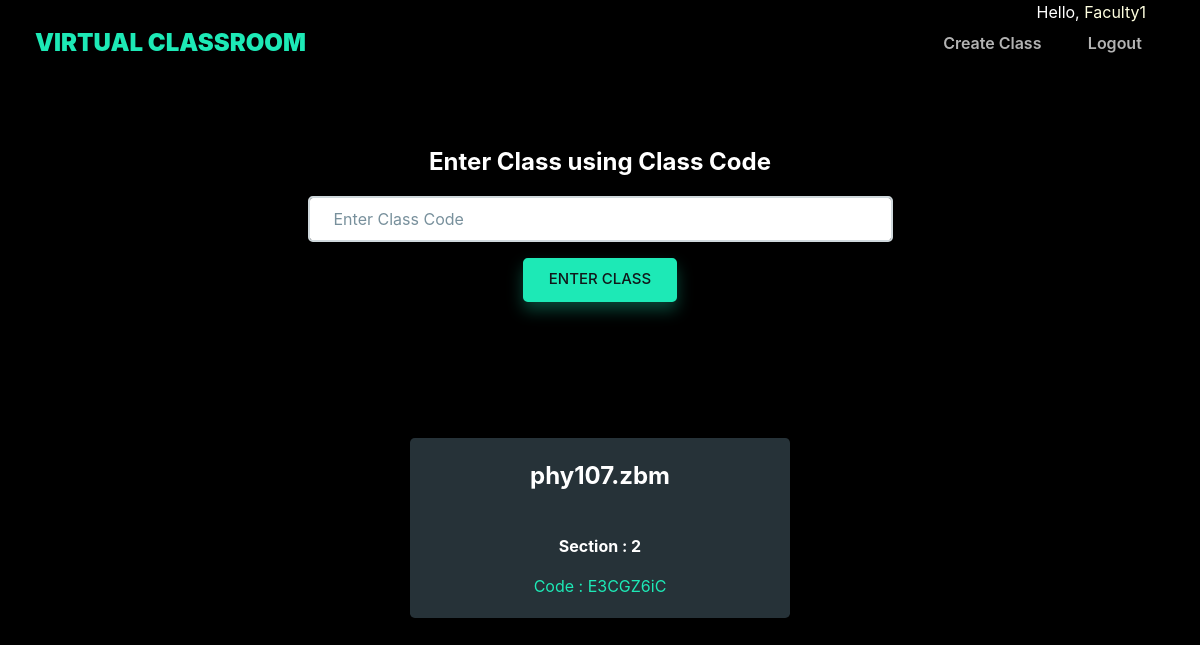
Page /faculty_home.php (signed in) on the committed database.
### tables this page shows
CREATE TABLE `class` (
  `id` int(100) NOT NULL,
  `name` varchar(30) NOT NULL,
  `section` int(5) NOT NULL,
  `subject` varchar(20) DEFAULT NULL,
  `fid` varchar(25) NOT NULL,
  `class_code` varchar(20) DEFAULT NULL,
  `sid` varchar(30) DEFAULT NULL
);

### faculty_home.php (the view, shortened to what this page needs)
<?php
if (!(isset($_SESSION['username'])) && $_SESSION["key"] = '54585c506829293a2d4c3b68543b316e2e7a2d277858545a36362e5f39') {
    session_destroy();
    header("location:landingpage.php");
} else {
    $name     = $_SESSION['name'];
    $facultyLoggedIn = $_SESSION['username'];
    echo '<span class="pull-right top title1" ><span style="color:white"><span class="glyphicon glyphicon-user" aria-hidden="true"></span>&nbsp;&nbsp;&nbsp;&nbsp;Hello,</span> <span class="log log1" style="color:lightyellow">' . $name . '&nbsp;&nbsp;&nbsp;&nbsp;&nbsp;&nbsp;&nbsp;&nbsp;&nbsp;&nbsp;&nbsp;&nbsp;</span></button></a></span>';
}
?>
<!doctype html>
<html lang="en">
<head>
    <link href="https://rsms.me/inter/inter-ui.css" rel="stylesheet">
    <link rel="stylesheet" href="https://cdnjs.cloudflare.com/ajax/libs/font-awesome/4.7.0/css/font-awesome.min.css">
    <link rel="stylesheet" href="https://cdnjs.cloudflare.com/ajax/libs/slick-carousel/1.8.1/slick.min.css">
    <link rel="stylesheet" href="https://cdnjs.cloudflare.com/ajax/libs/slick-carousel/1.8.1/slick-theme.min.css">
    <link rel="stylesheet" href="css2/default.css" id="theme-color">
</head>
<body>
<section class="smart-scroll">
    <div class="container-fluid">
        <nav class="navbar navbar-expand-md navbar-dark">
            <a class="navbar-brand heading-black" href="#">
                Virtual Classroom
            </a>
            <div class="collapse navbar-collapse" id="navbarCollapse">
                <ul class="navbar-nav ml-auto">
                    <li class="nav-item">
                        <a class="nav-link page-scroll" href="#" data-toggle="modal" data-target="#create_class">Create Class</a>
                    </li>
                    <li class="nav-item">
                        <a class="nav-link page-scroll" href="logout.php">Logout</a>
                    </li>
                </ul>
            </div>
        </nav>
    </div>
</section>
<div class="row">
<div class="col-md-3"></div>
<div class="col-md-6">
  <h3 class="h3_txt"><center>  		Enter Class using Class Code </center></h3>
  <form role="form" method="post" action="function.php">
    <div class="form-group">
      <input type="text" name="class_code" maxlength="20"  placeholder="Enter Class Code" class="form-control">
    </div>
    <div class="form-group" align="center">
      <input type="submit" name="enter_class_faculty" value="Enter Class" class="btn btn-primary" >
    </div>
  </form>
</div><div class="col-md-3"></div></div>
<?php
include_once("dbConnection.php");
$sql = "Select name,section,class_code From class WHERE fid='$facultyLoggedIn'";
$resultset = mysqli_query($con, $sql) or die("database error:". mysqli_error($con));
while( $record = mysqli_fetch_assoc($resultset) ) {
?>
<form role="form" >
<div class="row vh-md-50">
<div class="col-md-4 col-sm-10 col-12 mx-auto my-auto text-center">
<div class="card hovercard">
<div class="card-body info">
<div class="title">
<a href="#"><h3><?php echo $record['name']; ?></h3></a></br>
<a href="#"><h6>Section :  <?php echo $record['section']; ?></h6></a>
<a href="#"><h9>Code :  <?php echo $record['class_code']; ?></h9></a>
</div>
</div>
</div>
</div>
</div>
</form>
<?php } ?>
</body>
</html>

### rows in the picture
class: name "phy107.zbm", section "2", class_code "E3CGZ6iC"

### other values in the picture
$name "Faculty1"
